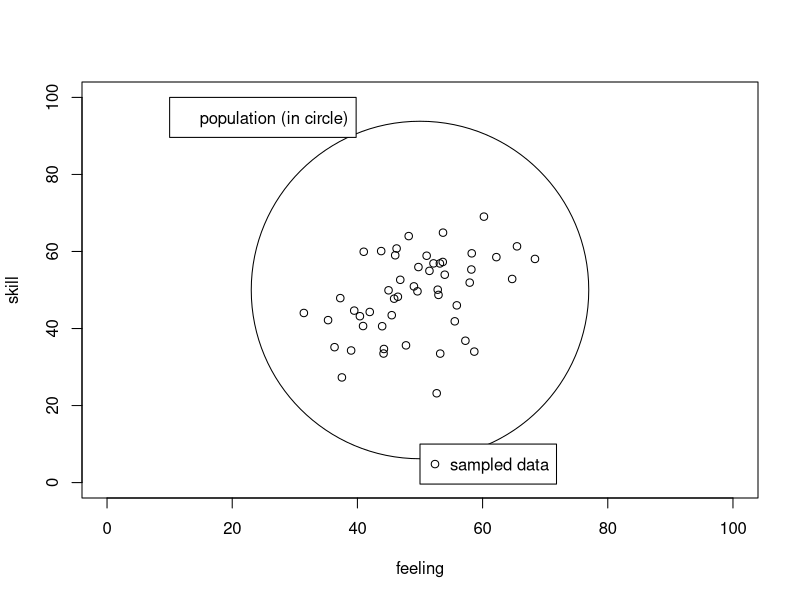
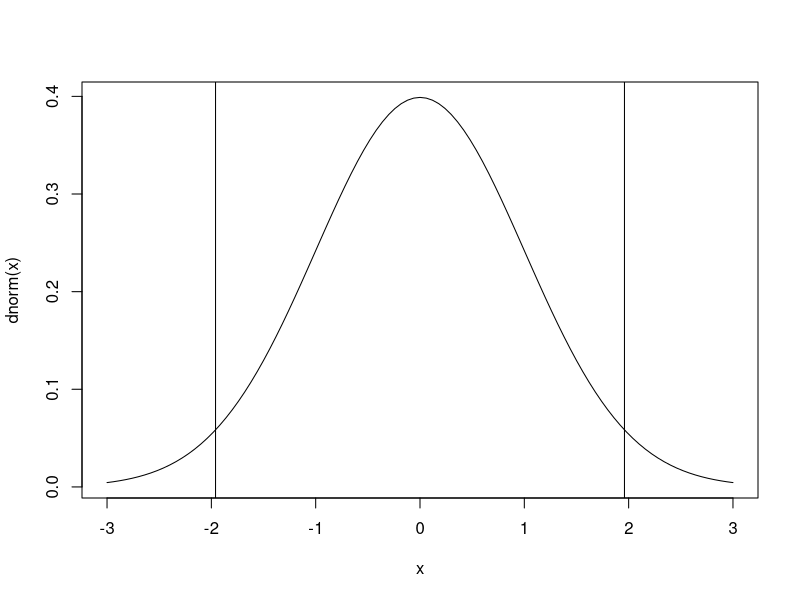
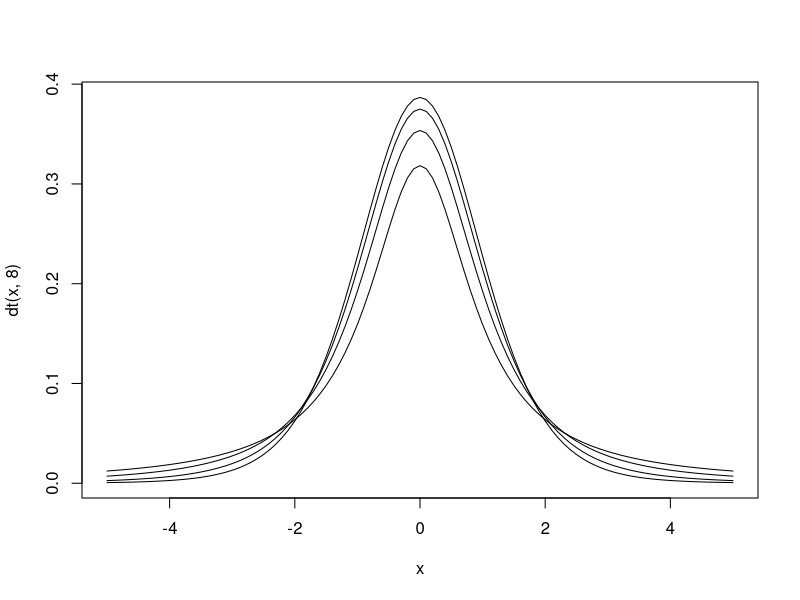

Here is the R script that generated these plots, in order:
A <- rnorm(50)
B <- rnorm(50)
C <- A * 0.5 + sqrt(0.75) * B
feeling <- 10 * A + 50
skill <- 10*C + 50
plot(feeling, skill, xlim = c(0, 100), ylim = c(0, 100))
points(50, 50, cex = 45)
legend(50, 10, legend = "sampled data", pch = 1)
legend(10, 100, legend = "population (in circle)")
dev.off()

df <- read.csv('./shidouhou.csv', header = T)
print(df$psych_test)

z_numer <- mean(df$psych_test - 12)
z_denom <- sqrt(10 / length(df$psych_test))
z_stat <- z_numer/z_denom
print(z_numer)
print(z_denom)
print(z_stat)

print(qnorm(0.025))
print(qnorm(0.975))

curve(dnorm(x), -3, 3)
abline(v = qnorm(0.025))
abline(v = qnorm(0.975))
dev.off()

print(2*pnorm(z_stat), lower.tail = FALSE)

# t distribution
curve(dt(x, 8), -5, 5)
curve(dt(x, 4), -5, 5, add = TRUE)
curve(dt(x, 2), -5, 5, add = TRUE)
curve(dt(x, 1), -5, 5, add = TRUE)

print(t.test(df$psych_test, mu = 12))

## 5.5
df <- read.csv('shidouhou.csv', head=T)
sample_cor <- cor(df$stat_test1, df$stat_test2)
print(sample_cor)

t_numerate <- sample_cor * sqrt(length(df$stat_test1) - 2)
t_denominator <- sqrt(1 - sample_cor^2)
t_statistics <- t_numerate / t_denominator
print(t_statistics)

print(qt(0.025, 18))
print(qt(0.975, 18))
print(qt(0.025, 18, lower.tail=FALSE))

print(pt(t_statistics, 18, lower.tail=FALSE) * 2)

cor.test(df$stat_test1, df$stat_test2)

## 5.6
print(table(df$math, df$stat))

chi <- chisq.test(table(df$math, df$stat), correct=FALSE)
print(chi)

pchisq(chi$statistic, 1, lower.tail=FALSE)

# qchisq(0.95, 1)
# qchisq(0.05, 1, lower.tail=FALSE)
